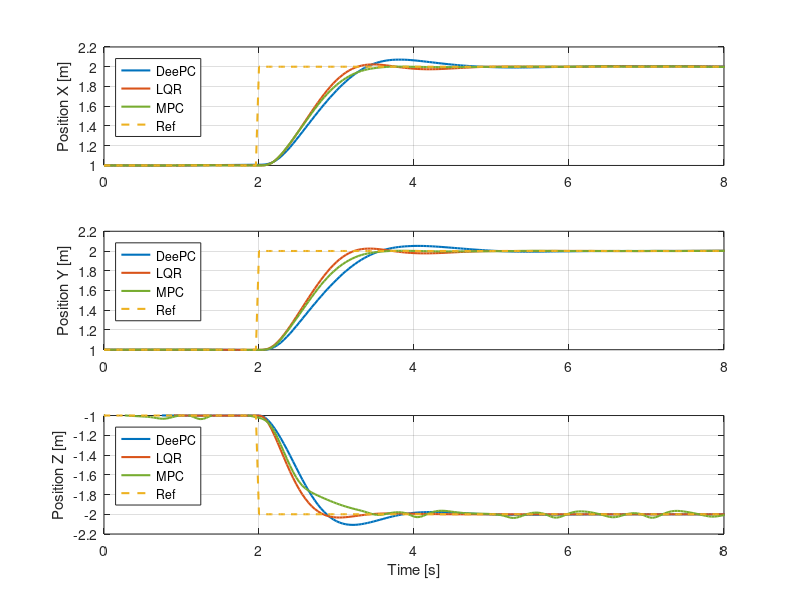
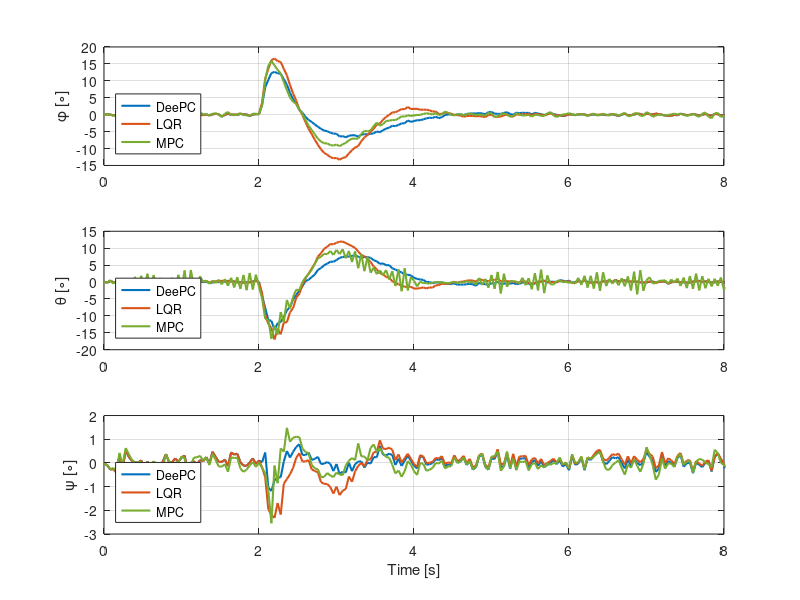

The MATLAB source for these figures, in order:
clear;
close all;
clc;

flag_drag = false;

%% Load variables: DeePC controller

load("DeePC_sampl_time.mat")


% Common variables
r = r_out.';
T_eq = param.nrotor_vehicle_mass_true*param.g;

start_time = 2;
sim_time = start_time + run_time;

time = 0:param.sample_time_measurements_full_state:sim_time;

% Specific variables
u_deepc = [total_thrust_cmd body_rates_cmd].';

x_state_deepc = full_state_meas(:,1:9).';

x_deepc = x_state_deepc(1,:);
y_deepc = x_state_deepc(2,:);
z_deepc = x_state_deepc(3,:);

roll_deepc = x_state_deepc(7,:)*180/pi;
pitch_deepc = x_state_deepc(8,:)*180/pi;
yaw_deepc = x_state_deepc(9,:)*180/pi;

% time_comp_deepc = solve_time_out;

%% Load variables: LQR controller

load("LQR_sampl_time.mat")


% Specific variables
u_lqr = [total_thrust_cmd body_rates_cmd].';

x_state_lqr = full_state_meas(:,1:9).';

x_lqr = x_state_lqr(1,:);
y_lqr = x_state_lqr(2,:);
z_lqr = x_state_lqr(3,:);

roll_lqr = x_state_lqr(7,:)*180/pi;
pitch_lqr = x_state_lqr(8,:)*180/pi;
yaw_lqr = x_state_lqr(9,:)*180/pi;

% time_comp_lqr = solve_time_out;

%% Load variables: MPC controller

load("MPC_sampl_time.mat")


% Specific variables
u_mpc = [total_thrust_cmd body_rates_cmd].';

x_state_mpc = full_state_meas(:,1:9).';
% x_state_mpc = full_state_meas(1:9,:);

x_mpc = x_state_mpc(1,:);
y_mpc = x_state_mpc(2,:);
z_mpc = x_state_mpc(3,:);

roll_mpc = x_state_mpc(7,:)*180/pi;
pitch_mpc = x_state_mpc(8,:)*180/pi;
yaw_mpc = x_state_mpc(9,:)*180/pi;

% time_comp_mpc = solve_time_out;

% Remove unnecessary variables
clear total_thrust_cmd body_rates_cmd full_state_meas full_state_act...
    run_time param r_out Tini solve_time_out start_time

%% Plots
% Position XY
myFigure1 = figure();
subplot(3,1,1)
plot(time, x_deepc, 'LineWidth',1.5)
hold on
plot(time, x_lqr, 'LineWidth',1.5)
hold on
plot(time, x_mpc, 'LineWidth',1.5,'Color','#77AC30')
hold on
plot(time, r(1,:), '--', 'LineWidth',1.5, 'Color','#EDB120')
ylabel('Position X [m]') 
legend('DeePC','LQR','MPC','Ref','Location','northwest')
grid on
xlim([0 8])
ylim([1 2.2])

subplot(3,1,2)
plot(time, y_deepc, 'LineWidth',1.5)
hold on
plot(time, y_lqr, 'LineWidth',1.5)
hold on
plot(time, y_mpc, 'LineWidth',1.5, 'Color','#77AC30')
hold on
plot(time, r(1,:), '--', 'LineWidth',1.5, 'Color','#EDB120')
ylabel('Position Y [m]') 
legend('DeePC','LQR','MPC','Ref','Location','northwest')
grid on
xlim([0 8])
ylim([1 2.2])

subplot(3,1,3)
plot(time, z_deepc, 'LineWidth',1.5)
hold on
plot(time, z_lqr, 'LineWidth',1.5)
hold on
plot(time, z_mpc, 'LineWidth',1.5, 'Color','#77AC30')
hold on
plot(time, r(3,:), '--', 'LineWidth',1.5, 'Color','#EDB120')
ylabel('Position Z [m]') 
xlabel('Time [s]')
legend('DeePC','LQR','MPC','Ref','Location','northwest')
grid on
xlim([0 8])
ylim([-2.2 -1])


myFigure2 = figure();
subplot(3,1,1)
plot(time, roll_deepc, 'LineWidth',1.5)
hold on
plot(time, roll_lqr, 'LineWidth',1.5)
hold on
plot(time, roll_mpc, 'LineWidth',1.5, 'Color','#77AC30')
ylabel('\phi [\circ]') 
legend('DeePC','LQR','MPC','Location','southwest')
grid on
xlim([0 8])


subplot(3,1,2)
plot(time, pitch_deepc, 'LineWidth',1.5)
hold on
plot(time, pitch_lqr, 'LineWidth',1.5)
hold on
plot(time, pitch_mpc, 'LineWidth',1.5, 'Color','#77AC30')
ylabel('\theta [\circ]') 
legend('DeePC','LQR','MPC','Location','southwest')
grid on
xlim([0 8])


subplot(3,1,3)
plot(time, yaw_deepc, 'LineWidth',1.5)
hold on
plot(time, yaw_lqr, 'LineWidth',1.5)
hold on
plot(time, yaw_mpc, 'LineWidth',1.5, 'Color','#77AC30')
ylabel('\psi [\circ]') 
xlabel('Time [s]')
legend('DeePC','LQR','MPC','Location','southwest')
grid on
xlim([0 8])
% ylim([-4 2])

% saveFigAsPDF(myFigure1,'Figures_PDF/Ang_Controller_LQR_vs_DeePC_vs_MPC_pos');
% saveFigAsPDF(myFigure2,'Figures_PDF/Ang_Controller_LQR_vs_DeePC_vs_MPC_ang');